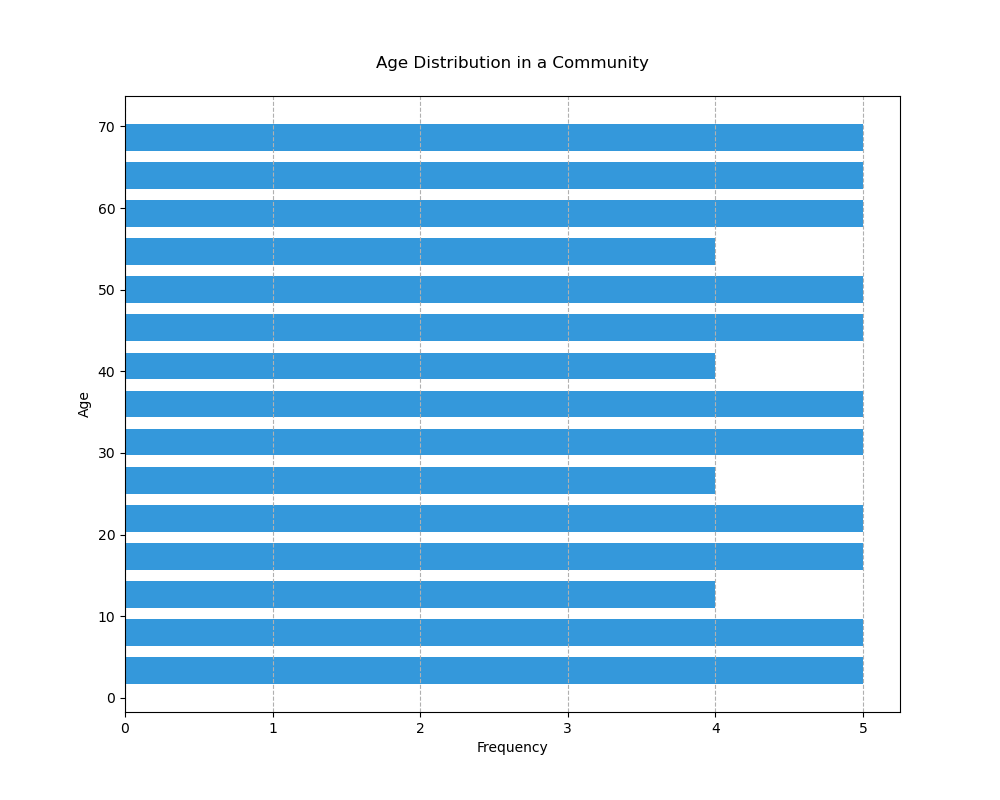

Write the Python code that produced this figure.
import matplotlib.pyplot as plt

age_data = [
    25, 34, 42, 19, 27, 33, 45, 38, 29, 36, 41, 23, 21, 28, 39, 35, 47, 26, 32, 22,
    30, 40, 24, 31, 37, 44, 46, 20, 48, 43, 50, 49, 18, 51, 17, 52, 53, 16, 15, 54,
    14, 55, 13, 12, 56, 57, 11, 58, 10, 59, 60, 9, 8, 61, 62, 63, 7, 6, 64, 65, 5,
    4, 66, 67, 3, 2, 68, 69, 70, 1, 71
]

plt.figure(figsize=(10, 8))
plt.hist(age_data, bins=15, color="#3498DB", orientation='horizontal', rwidth=0.7)
plt.title('Age Distribution in a Community', pad=20)
plt.xlabel('Frequency')
plt.ylabel('Age')
plt.grid(axis='x', linestyle='--')
plt.show()
